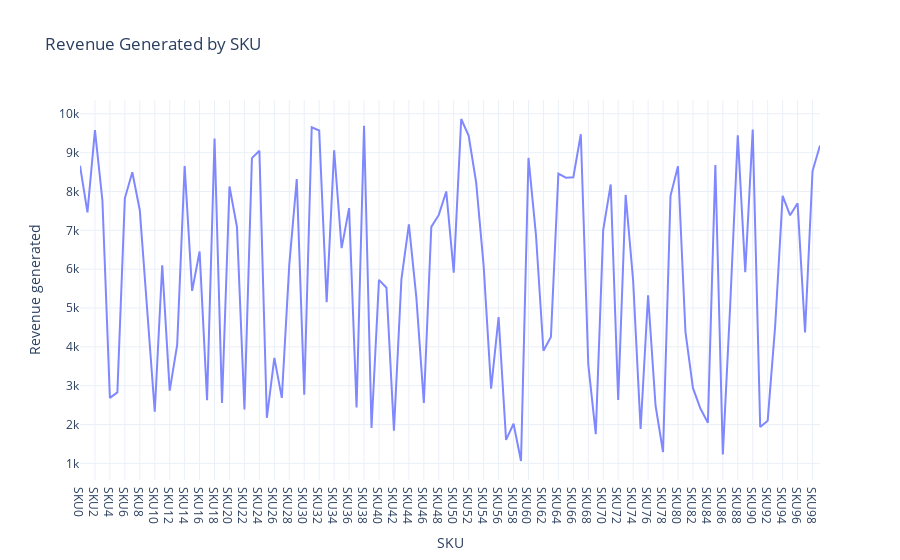

Source (notebook cell):
### Code cell
revenue_chart = px.line(
    data,
    x = "SKU",
    y = "Revenue generated",
    title = "Revenue Generated by SKU",
    color_discrete_sequence=['#7f88ff'])

revenue_chart.show()

### Figure 1 — Plotly figure (JSON) as saved in the notebook; plotly's stock layout.template omitted (floating-point values rounded to 4 significant figures)
{"data": [{"hovertemplate": "SKU=%{x}<br>Revenue generated=%{y}<extra></extra>", "legendgroup": "", "line": {"color": "#7f88ff", "dash": "solid"}, "marker": {"symbol": "circle"}, "mode": "lines", "name": "", "orientation": "v", "showlegend": false, "type": "scatter", "x": ["SKU0", "SKU1", "SKU2", "SKU3", "SKU4", "SKU5", "SKU6", "SKU7", "SKU8", "SKU9", "SKU10", "SKU11", "SKU12", "SKU13", "SKU14", "SKU15", "SKU16", "SKU17", "SKU18", "SKU19", "SKU20", "SKU21", "SKU22", "SKU23", "SKU24", "SKU25", "SKU26", "SKU27", "SKU28", "SKU29", "SKU30", "SKU31", "SKU32", "SKU33", "SKU34", "SKU35", "SKU36", "SKU37", "SKU38", "SKU39", "SKU40", "SKU41", "SKU42", "SKU43", "SKU44", "SKU45", "SKU46", "SKU47", "SKU48", "SKU49", "SKU50", "SKU51", "SKU52", "SKU53", "SKU54", "SKU55", "SKU56", "SKU57", "SKU58", "SKU59", "SKU60", "SKU61", "SKU62", "SKU63", "SKU64", "SKU65", "SKU66", "SKU67", "SKU68", "SKU69", "SKU70", "SKU71", "SKU72", "SKU73", "SKU74", "SKU75", "SKU76", "SKU77", "SKU78", "SKU79", "SKU80", "SKU81", "SKU82", "SKU83", "SKU84", "SKU85", "SKU86", "SKU87", "SKU88", "SKU89", "SKU90", "SKU91", "SKU92", "SKU93", "SKU94", "SKU95", "SKU96", "SKU97", "SKU98", "SKU99"], "xaxis": "x", "y": [8662.0, 7461.0, 9578.0, 7767.0, 2687.0, 2828.0, 7823.0, 8496.0, 7517.0, 4971.0, 2331.0, 6100.0, 2874.0, 4053.0, 8654.0, 5442.0, 6454.0, 2629.0, 9365.0, 2553.0, 8128.0, 7087.0, 2391.0, 8858.0, 9049.0, 2175.0, 3716.0, 2686.0, 6117.0, 8319.0, 2766.0, 9655.0, 9572.0, 5150.0, 9062.0, 6541.0, 7573.0, 2438.0, 9692.0, 1912.0, 5725.0, 5521.0, 1840.0, 5737.0, 7152.0, 5268.0, 2557.0, 7089.0, 7397.0, 8002.0, 5911.0, 9866.0, 9436.0, 8232.0, 6088.0, 2926.0, 4767.0, 1606.0, 2021.0, 1062.0, 8864.0, 6886.0, 3900.0, 4257.0, 8459.0, 8355.0, 8368.0, 9474.0, 3550.0, 1752.0, 7015.0, 8180.0, 2633.0, 7911.0, 5710.0, 1889.0, 5328.0, 2484.0, 1292.0, 7889.0, 8652.0, 4384.0, 2943.0, 2412.0, 2048.0, 8685.0, 1230.0, 5134.0, 9445.0, 5925.0, 9593.0, 1935.0, 2100.0, 4531.0, 7888.0, 7386.0, 7698.0, 4371.0, 8526.0, 9185.0], "yaxis": "y"}], "layout": {"legend": {"tracegroupgap": 0}, "title": {"text": "Revenue Generated by SKU"}, "xaxis": {"anchor": "y", "domain": [0, 1], "title": {"text": "SKU"}}, "yaxis": {"anchor": "x", "domain": [0, 1], "title": {"text": "Revenue generated"}}}}
